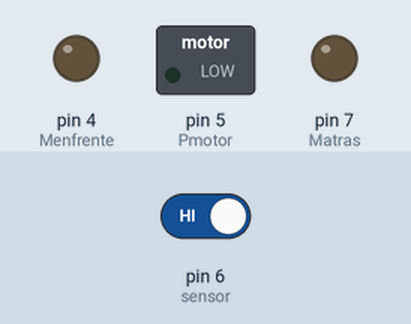
Recording of a sketch running on a simulated Arduino Uno, built with avr-gcc and run on an emulated ATmega328P. Parts: switched loads named in the sketch (green lamp = pin HIGH), output pins drawn as LEDs (lit = HIGH). The inputs (shaded band) are chosen by the test bench; at power-on: pin 6 (sensor) HIGH. What the sketch prints to the serial monitor is not drawn.

Above: at 1.2 s.
1.3 s: pin 6 (sensor) driven LOW
At 3.2 s:
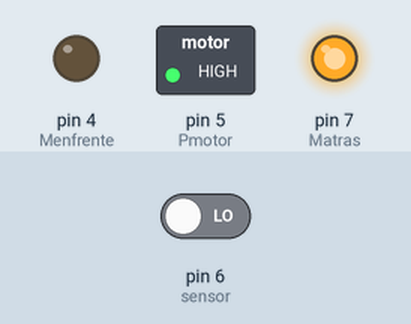
At 4.1 s:
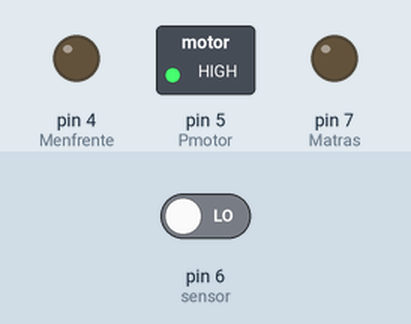
4.3 s: pin 6 (sensor) driven HIGH
At 4.7 s:
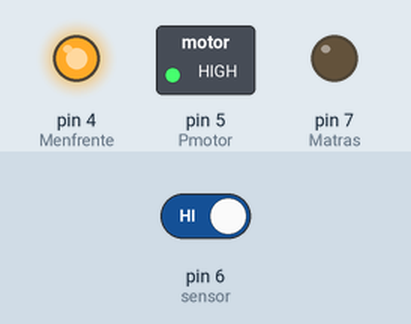
Timing chart, 0 to 7.3 s (numbered marks = the images above; inputs shaded):
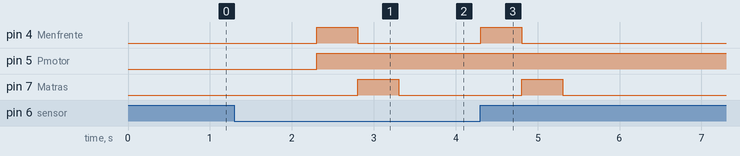

The sketch:

funcionamiento_completo_DC.ino
```cpp
#define sensor  6  // defino los pines que voy a usar despues
#define Menfrente  4  // Menfrente y Matras son los valores que decidiran el sentido al que ira, estos valores dependiendo de la carga que le den, se ira a las UNITS en el L293D
#define Matras  7
#define Pmotor  5 // Pmotor es el pin PWM que decidira la carga enviada al ENABLE del L293D(que decidira la velocidad)

int Vmotor = 255; //  Esta variable es el valor del PWM de Pmotor
int Tseg = 1; // Esta variable decidira cuantos segundos pasen del sensor al motor de empuje, en esta variable hay que calibrarlo dependiendo de la velocidad de la cinta


void setup(){
 Serial.begin(9600); // Se abren las salidas en el serial

pinMode(sensor, INPUT);             // Aqui se deciden que pines son de SALIDA y cuales de ENTRADA
pinMode(Menfrente, OUTPUT);
pinMode(Matras,OUTPUT);
pinMode(Pmotor, OUTPUT);

}
void loop(){

 int Vsensor = digitalRead(sensor);  //Lee la entrada del variable sensor y luego el valor del sensor es puesto como Vsensor
 Serial.println(Vsensor); // Imprime los datos del variable Vsensor(sensor)

if (Vsensor == 0){    // Si el sensor se pone en 0, entonces se activaran los siguientes estamentos

  delay(Tseg*1000); // Este delay decidira cuanto tiempo tiene que esperar del sensor al motor de empuje para ser activado

  digitalWrite(Menfrente, HIGH); // Estos dos digitalWrite se usaran para decidir el sentido al que ira el motor
  digitalWrite(Matras, LOW);
  analogWrite(Pmotor,Vmotor); // Establezco el Pmotor como salida PWM, y luego le doy un valor al PWM
  delay(500); //Dejo el motor encendido por 500 milisegundos(.5 segundos)

  digitalWrite(Menfrente,LOW); //Establezco lo mismo que lo anterior solo que los datos del digitalWrite fueron cambiados para cambiar el sentido del motor
  digitalWrite(Matras,HIGH);
  analogWrite(Pmotor,Vmotor);
  delay(500);

  digitalWrite(Menfrente,LOW); //Establezco lo mismo que lo anterior solo que los datos del digitalWrite fueron cambiados para detener el motor
  digitalWrite(Matras,LOW);

}
}
```

Measured:
- after the input at 1.3 s, pin 4 (Menfrente): LOW → HIGH after 1.0 s, → LOW 0.50 s later; pin 5 (Pmotor): LOW → HIGH after 1.0 s; pin 7 (Matras): LOW → HIGH after 1.5 s, → LOW 0.50 s later
- after the input at 4.3 s, pin 4 (Menfrente): goes on until 4.8 s, then stays LOW; pin 7 (Matras): goes on until 5.3 s, then stays LOW
